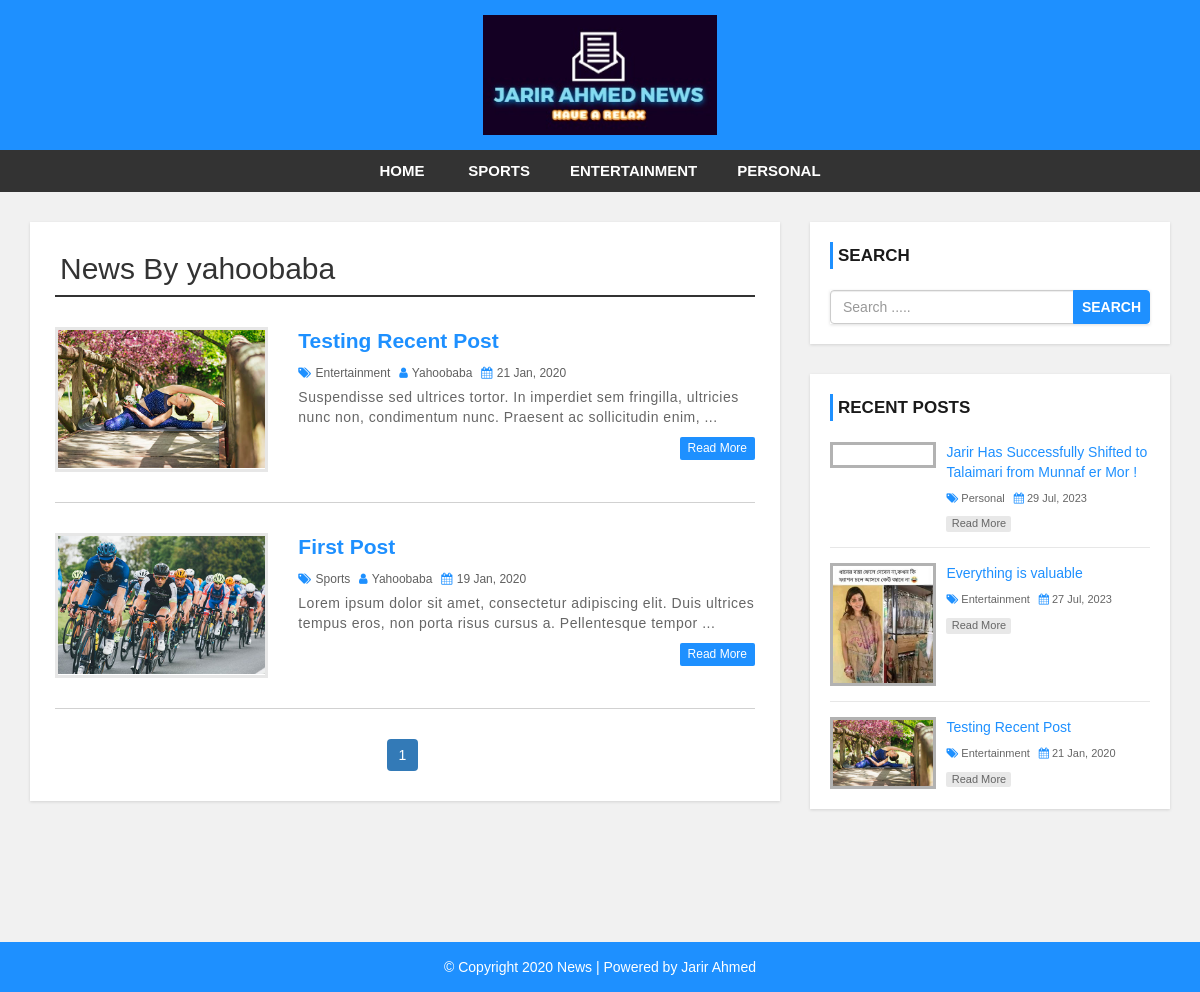
Page /author.php?aid=27 on the committed database.
### tables this page shows
CREATE TABLE `settings` (
  `id` int(11) NOT NULL,
  `websitename` varchar(60) NOT NULL,
  `logo` varchar(50) NOT NULL,
  `footerdesc` varchar(255) NOT NULL
);

CREATE TABLE `category` (
  `category_id` int(11) NOT NULL,
  `category_name` varchar(100) NOT NULL,
  `post` int(11) NOT NULL DEFAULT 0
);

CREATE TABLE `user` (
  `user_id` int(10) UNSIGNED NOT NULL,
  `first_name` varchar(30) NOT NULL,
  `last_name` varchar(30) NOT NULL,
  `username` varchar(30) DEFAULT NULL,
  `password` varchar(40) DEFAULT NULL,
  `role` int(11) NOT NULL,
  `session_token` varchar(255) DEFAULT NULL
);

CREATE TABLE `post` (
  `post_id` int(11) NOT NULL,
  `title` varchar(100) NOT NULL,
  `description` text NOT NULL,
  `category` varchar(100) NOT NULL,
  `post_date` varchar(50) NOT NULL,
  `author` int(11) NOT NULL,
  `post_img` varchar(100) NOT NULL
);

### public_html/config.php (called while the page is built, shortened)
<?php
$hostname = "https://news478.000webhostapp.com/";
?>

### public_html/author.php (the view, shortened to what this page needs)
<?php include 'header.php'; ?>
    <div id="main-content">
      <div class="container">
        <div class="row">
            <div class="col-md-8">
              <div class="post-container">
                <?php
                include "config.php";
                if(isset($_GET['aid'])){
                  $auth_id = $_GET['aid'];
                  $sql1 = "SELECT * FROM post JOIN user
                          ON post.author = user.user_id
                          WHERE post.author = {$auth_id}";
                  $result1 = mysqli_query($conn, $sql1) or die("Query Failed.");
                  $row1 = mysqli_fetch_assoc($result1);
                ?>
                <h2 class="page-heading">News By <?php echo $row1['username']; ?></h2>
                <?php
                  $limit = 3;
                  if(isset($_GET['page'])){
                    $page = $_GET['page'];
                  }else{
                    $page = 1;
                  }
                  $offset = ($page - 1) * $limit;
                  $sql = "SELECT post.post_id, post.title, post.description,post.post_date,post.author,
                  category.category_name,user.username,post.category,post.post_img FROM post
                  LEFT JOIN category ON post.category = category.category_id
                  LEFT JOIN user ON post.author = user.user_id
                  WHERE post.author = {$auth_id}
                  ORDER BY post.post_id DESC LIMIT {$offset},{$limit}";
                  $result = mysqli_query($conn, $sql) or die("Query Failed.");
                  if(mysqli_num_rows($result) > 0){
                    while($row = mysqli_fetch_assoc($result)) {
                ?>
                  <div class="post-content">
                      <div class="row">
                          <div class="col-md-4">
                            <a class="post-img" href="single.php?id=<?php echo $row['post_id']; ?>"><img src="admin/upload/<?php echo $row['post_img']; ?>" alt=""/></a>
                          </div>
                          <div class="col-md-8">
                            <div class="inner-content clearfix">
                                <h3><a href='single.php?id=<?php echo $row['post_id']; ?>'><?php echo $row['title']; ?></a></h3>
                                <div class="post-information">
                                    <span>
                                        <i class="fa fa-tags" aria-hidden="true"></i>
                                        <a href='category.php?cid=<?php echo $row['category']; ?>'><?php echo $row['category_name']; ?></a>
                                    </span>
                                    <span>
                                        <i class="fa fa-user" aria-hidden="true"></i>
                                        <a href='author.php?aid=<?php echo $row['author']; ?>'><?php echo $row['username']; ?></a>
                                    </span>
                                    <span>
                                        <i class="fa fa-calendar" aria-hidden="true"></i>
                                        <?php echo $row['post_date']; ?>
                                    </span>
                                </div>
                                <p class="description">
                                    <?php echo substr($row['description'],0,130) . "..."; ?>
                                </p>
                                <a class='read-more pull-right' href='single.php?id=<?php echo $row['post_id']; ?>'>read more</a>
                            </div>
                          </div>
                      </div>
                  </div>
                  <?php
                    }
                  }else{
                    echo "<h2>No Record Found.</h2>";
                  }
                  if(mysqli_num_rows($result1) > 0){
                    $total_records = mysqli_num_rows($result1);
                    $total_page = ceil($total_records / $limit);
                    echo '<ul class="pagination admin-pagination">';
                    for($i = 1; $i <= $total_page; $i++){
                      if($i == $page){
                        $active = "active";
                      }else{
                        $active = "";
                      }
                      echo '<li class="'.$active.'"><a href="author.php?aid='.$auth_id .'&page='.$i.'">'.$i.'</a></li>';
                    }
                    echo '</ul>';
                  }
                }else{
                  echo "<h2>No Record Found.</h2>";
                }
                  ?>
              </div>
            </div>
            <?php include 'sidebar.php'; ?>
        </div>
      </div>
    </div>
<?php include 'footer.php'; ?>

### public_html/header.php (shortened to what this page needs)
<?php
include "config.php";
?>
<!DOCTYPE html>
<html lang="en">
<head>
    <link rel="stylesheet" href="css/bootstrap.min.css" />
    <link rel="stylesheet" href="css/font-awesome.css">
    <link rel="stylesheet" href="css/style.css">
</head>
<body>
<div id="header">
    <div class="container">
        <div class="row">
            <div class=" col-md-offset-4 col-md-4">
              <?php
                include "config.php";
                $sql = "SELECT * FROM settings";
                $result = mysqli_query($conn, $sql) or die("Query Failed.");
                if(mysqli_num_rows($result) > 0){
                  while($row = mysqli_fetch_assoc($result)) {
                    if($row['logo'] == ""){
                      echo '<a href="index.php"><h1>'.$row['websitename'].'</h1></a>';
                    }else{
                      echo '<a href="index.php" id="logo"><img src="admin/images/'. $row['logo'] .'"></a>';
                    }
                  }
                }
                ?>
            </div>
        </div>
    </div>
</div>
<div id="menu-bar">
    <div class="container">
        <div class="row">
            <div class="col-md-12">
              <?php
                include "config.php";
                $sql = "SELECT * FROM category WHERE post > 0";
                $result = mysqli_query($conn, $sql) or die("Query Failed. : Category");
                if(mysqli_num_rows($result) > 0){
                  $active = "";
              ?>
                <ul class='menu'>
                  <li><a href='<?php echo $hostname; ?>'>Home</a></li>
                  <?php while($row = mysqli_fetch_assoc($result)) {
                    echo "<li><a class='{$active}' href='category.php?cid={$row['category_id']}'>{$row['category_name']}</a></li>";
                  } ?>
                </ul>
                <?php } ?>
            </div>
        </div>
    </div>
</div>

### public_html/sidebar.php
<div id="sidebar" class="col-md-4">
    <div class="search-box-container">
        <h4>Search</h4>
        <form class="search-post" action="search.php" method ="GET">
            <div class="input-group">
                <input type="text" name="search" class="form-control" placeholder="Search .....">
                <span class="input-group-btn">
                    <button type="submit" class="btn btn-danger">Search</button>
                </span>
            </div>
        </form>
    </div>
    <div class="recent-post-container">
        <h4>Recent Posts</h4>
        <?php
        include "config.php";
        $limit = 3;
        $sql = "SELECT post.post_id, post.title, post.post_date,
        category.category_name,post.category,post.post_img FROM post
        LEFT JOIN category ON post.category = category.category_id
        ORDER BY post.post_id DESC LIMIT {$limit}";
        $result = mysqli_query($conn, $sql) or die("Query Failed. : Recent Post");
        if(mysqli_num_rows($result) > 0){
          while($row = mysqli_fetch_assoc($result)) {
      ?>
        <div class="recent-post">
            <a class="post-img" href="single.php?id=<?php echo $row['post_id']; ?>">
                <img src="admin/upload/<?php echo $row['post_img']; ?>" alt=""/>
            </a>
            <div class="post-content">
                <h5><a href="single.php?id=<?php echo $row['post_id']; ?>"><?php echo $row['title']; ?></a></h5>
                <span>
                    <i class="fa fa-tags" aria-hidden="true"></i>
                    <a href='category.php?cid=<?php echo $row['category']; ?>'><?php echo $row['category_name']; ?></a>
                </span>
                <span>
                    <i class="fa fa-calendar" aria-hidden="true"></i>
                    <?php echo $row['post_date']; ?>
                </span>
                <a class="read-more" href="single.php?id=<?php echo $row['post_id']; ?>">read more</a>
            </div>
        </div>
    <?php
      }
    }
    ?>
    </div>
</div>

### public_html/footer.php
<div id ="footer">
    <div class="container">
        <div class="row">
            <div class="col-md-12">
              <?php
                include "config.php";
                $sql = "SELECT * FROM settings";
                $result = mysqli_query($conn, $sql) or die("Query Failed.");
                if(mysqli_num_rows($result) > 0){
                  while($row = mysqli_fetch_assoc($result)) {
              ?>
                <span><?php echo $row['footerdesc']; ?></span>
              <?php
                }
              }
              ?>
            </div>
        </div>
    </div>
</div>
</body>
</html>

### public_html/css/style.css (style rules this page uses)
body { background: #f1f1f1; font-family: sans-serif,arial,Helvetica; }
a, a:hover, a:focus { text-decoration: none; outline: none; }
ul { margin:0; padding:0; list-style:none; }
h2.page-heading { margin: 5px 0 30px; padding: 0 5px 10px; border-bottom: 2px solid #333; }
form { background: #fff; padding: 25px; box-shadow:0 1px 3px rgba(0, 0, 0, 0.13); }
#header { background: #1e90ff; text-align: center; padding: 15px; }
#logo { display: inline-block; width: 65%; }
#logo img { width: 100%; }
#menu-bar { background: #333; text-align: center; }
#menu-bar .menu > li { display: inline-block; }
.menu > li > a { padding: 10px 20px; display: block; text-transform: uppercase; color: #fff; font-size: 15px; font-weight:600; transition:all 0.5s ease 0s; }
#main-content { padding: 30px 0; min-height: 750px; }
#main-content .post-container { background-color: #fff; padding: 25px; box-shadow: 0 1px 3px rgba(0, 0, 0, 0.13); }
#main-content .post-content { border-bottom: 1px solid #d1d1d1; padding: 0 0 30px; margin-bottom:30px; }
#main-content .post-content img { width: 100%; }
#main-content .post-content .post-img { border: 3px solid #e7e7e7; display: block; height: 145px; overflow: hidden; transition: border .3s; }
#main-content .post-content h3 { font-size: 21px; line-height: 28px; font-weight: 600; margin: 0 0 7px; }
#main-content .post-content h3 a { color: #1e90ff; transition:all 0.3s; }
#main-content .post-content .post-information span { color: #606060; font-size: 12px; text-transform: capitalize; margin: 0 5px 5px 0; display: inline-block; }
#main-content .post-content .post-information i { color: #1e90ff; margin-right: 1px; }
#main-content .post-content .post-information a { color: #606060; text-decoration: none; }
#main-content .post-content p, #main-content .single-post p { color: #666; font-size: 14px; letter-spacing: 0.5px; margin:0 0 10px; }
#main-content .post-content a.read-more { color: #fff; background-color: #1E90FF; font-size: 12px; text-transform: capitalize; padding: 3px 8px; border-radius: 2px; transition: all 0.3s; }
.pagination { display: block; text-align: center; margin: 0; }
.pagination li { display:inline-block; margin: 0 5px 0 0; }
.pagination li a { border: none; background: #1e90ff; color: #fff; }
i.fa { color:#222; }
#sidebar h4 { color: #1A1A1A; font-size: 17px; line-height: 27px; font-weight:600; text-transform: uppercase; padding: 0 0 0 5px; margin: 0 0 21px; border-left: 3px solid #1e90ff; }
#sidebar .search-box-container { background-color: #fff; padding: 20px; margin: 0 0 30px; box-shadow: 0 1px 3px rgba(0, 0, 0, 0.13); }
#sidebar .search-post { padding: 0; }
#sidebar .search-post input { color: #606060; }
#sidebar .search-post .btn { font-weight: 600; text-transform: uppercase; padding: 6px 8px; background-color: #1E90FF; border-color: #1E90FF; outline: none; }
#sidebar .recent-post-container { padding: 20px; background: #fff; box-shadow: 0 1px 3px rgba(0, 0, 0, 0.13); }
#sidebar .recent-post { border-bottom: 1px solid #e7e7e7; padding: 0 0 15px; margin: 0 0 15px; }
#sidebar .recent-post:last-child { margin: 0; padding: 0; border: none; }
#sidebar .recent-post .post-img { display: inline-block; width: 33%; border: 3px solid rgba(0,0,0,0.3); vertical-align: top; transition: border .3s; }
#sidebar .recent-post .post-img img { width: 100%; }
#sidebar .recent-post .post-content { width: 65%; display: inline-block; border: none; padding: 0 0 0 7px; margin: 0; }
#sidebar .recent-post h5 { font-size: 14px; line-height: 20px; margin: 0 0 5px; }
#sidebar .recent-post h5 a { color: #1E90FF; }
#sidebar .recent-post span { color: #666; font-size: 11px; display: inline-block; margin: 0 5px 10px 0; }
#sidebar .recent-post span a { color: #666; }
#sidebar .recent-post span i { color: #1E90FF; }
#sidebar .recent-post a.read-more { color: #666; background-color: rgba(0,0,0,0.09); width: 65px; font-size: 11px; text-align: center; padding: 0; display: block; transition: all 0.3s; }
#footer { color: #fff; padding:15px 0; text-align:center; background-color:#1e90ff; }
#footer a { color:#fff; }

### rows in the picture
settings: logo (picture), footerdesc "© Copyright 2020 News | Powered by Jarir Ahmed"
category: category_name "SPORTS"
category: category_name "ENTERTAINMENT"
category: category_name "PERSONAL"
user: username "yahoobaba"
post: post_img (picture), title "Testing Recent Post", category.category_name "Entertainment", user.username "Yahoobaba", post_date "21 Jan, 2020", description "Suspendisse sed ultrices tortor. In imperdiet sem fringilla, ultricies nunc non, condimentum nunc. Praesent ac sollicitudin enim,"
post: post_img (picture), title "First Post", category.category_name "Sports", user.username "Yahoobaba", post_date "19 Jan, 2020", description "Lorem ipsum dolor sit amet, consectetur adipiscing elit. Duis ultrices tempus eros, non porta risus cursus a. Pellentesque tempor"
post: title "Jarir Has Successfully Shifted to Talaimari from Munnaf er Mor !", category.category_name "Personal", post_date "29 Jul, 2023"
post: post_img (picture), title "Everything is valuable", category.category_name "Entertainment", post_date "27 Jul, 2023"
